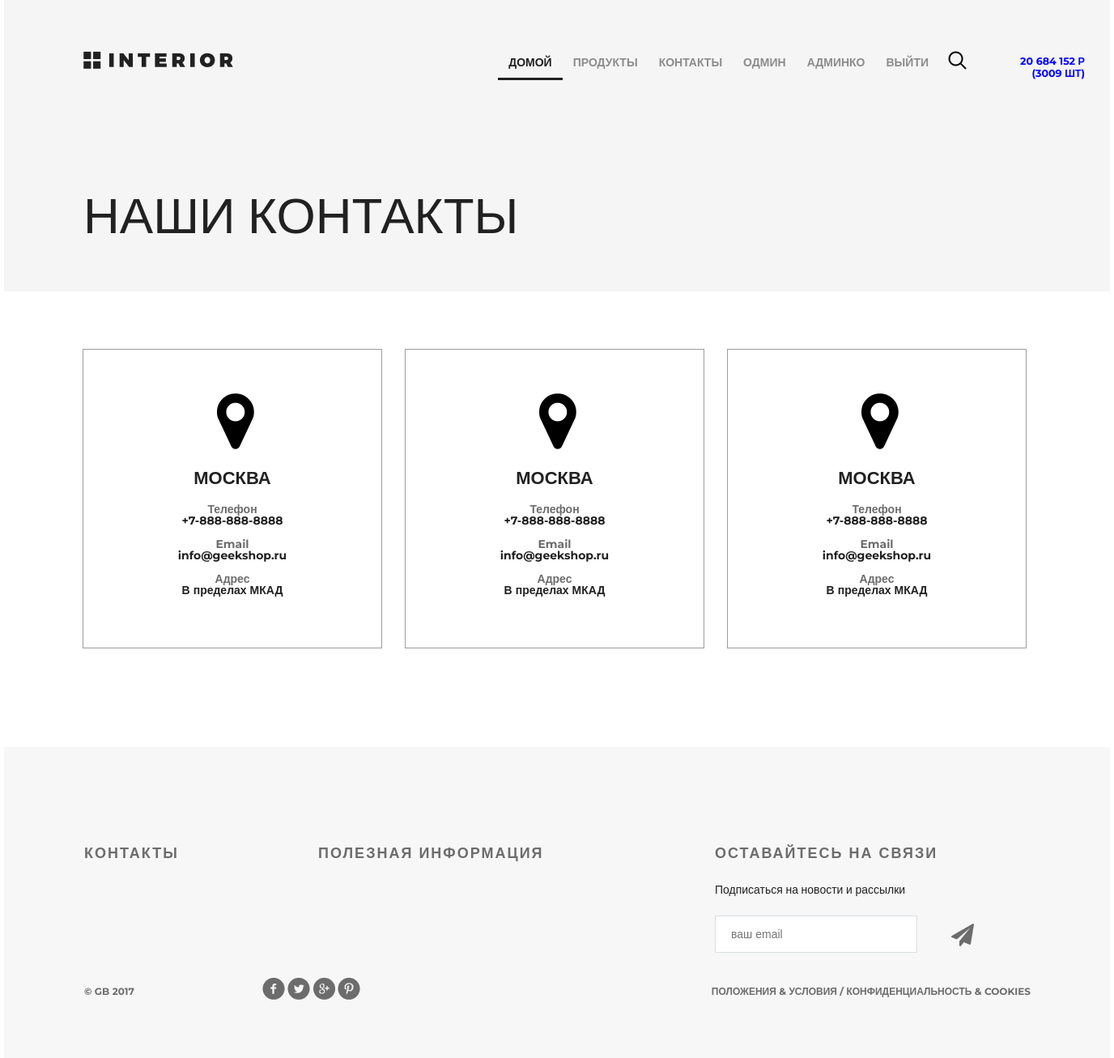
The app's page /contacts/ (signed in) with its own data.
### authapp/models.py (models this page shows)
class ShopUser(AbstractUser):
    avatar = models.ImageField(upload_to='users_avatars', blank=True)
    age = models.PositiveIntegerField(verbose_name='возраст')

### basketapp/models.py (models this page shows)
class Basket(models.Model):
    user = models.ForeignKey(
        settings.AUTH_USER_MODEL,
        on_delete=models.CASCADE,
        related_name='basket',
    )
    product = models.ForeignKey(
        Product,
        on_delete=models.CASCADE,
    )
    quantity = models.PositiveIntegerField(
        verbose_name='количество',
        default=0,
    )
    add_datetime = models.DateTimeField(
        verbose_name='время',
        auto_now_add=True,
    )
    @property
    def product_cost(self):
        return self.product.price * self.quantity
    @property
    def total_quantity(self):
        _items = Basket.objects.filter(user=self.user)
        _totalquantity = sum(list(map(lambda x: x.quantity, _items)))
        return _totalquantity
    @property
    def total_cost(self):
        _items = Basket.objects.filter(user=self.user)
        _totalcost = sum(list(map(lambda x: x.product_cost, _items)))
        return _totalcost

### mainapp/models.py (models this page shows, shortened)
class Product(models.Model):
    category = models.ForeignKey(ProductCategory, on_delete=models.CASCADE)
    name = models.CharField(verbose_name='имя продукта', max_length=128)
    image = models.ImageField(upload_to='products_images', blank=True)
    short_desc = models.CharField(
        verbose_name='краткое описание продукта',
        max_length=60,
        blank=True,
    )
    description = models.TextField(
        verbose_name='описание продукта',
        blank=True,
    )
    price = models.DecimalField(
        verbose_name='цена продукта',
        max_digits=8,
        decimal_places=2,
        default=0,
    )
    quantity = models.PositiveIntegerField(
        verbose_name='количество на складе',
        default=0,
    )
    is_active = models.BooleanField(default=True)

### geekshop/views.py (the view)
# urls.py: path('contacts/', contacts, name='contacts'),
def contacts(request):
    title = 'Contacts'
    basket = []
    if request.user.is_authenticated:
        basket = Basket.objects.filter(user=request.user)
    context = {
        'title': title,
        'basket': basket,
    }
    return render(request, 'geekshop/contacts.html', context)

### geekshop/templates/geekshop/contacts.html
{% extends 'geekshop/base.html' %}
{% load static %}
{% block content %}
		<div class="hero">
			<div class="header clearfix">
				{% include 'geekshop/includes/main_menu.html' %}
                <a href="#" class="basket"></a>
			</div>
			<h1>наши контакты</h1>
		</div>
		<div class="location">
			<div class="location-1">
				<i class="fa fa-map-marker fa-5x"></i>
				<h4>Москва</h4>
				<div class="contacts">
					<h5>Телефон</h5>
					<p>+7-888-888-8888</p>
				</div>
				<div class="contacts">
					<h5>Email</h5>
					<p>info@geekshop.ru</p>
				</div>
				<div class="contacts">
					<h5>Адрес</h5>
					<p>В пределах МКАД</p>
				</div>
			</div>
			<div class="location-1">
				<i class="fa fa-map-marker fa-5x"></i>
				<h4>Москва</h4>
				<div class="contacts">
					<h5>Телефон</h5>
					<p>+7-888-888-8888</p>
				</div>
				<div class="contacts">
					<h5>Email</h5>
					<p>info@geekshop.ru</p>
				</div>
				<div class="contacts">
					<h5>Адрес</h5>
					<p>В пределах МКАД</p>
				</div>
			</div>
			<div class="location-1">
				<i class="fa fa-map-marker fa-5x"></i>
				<h4>Москва</h4>
				<div class="contacts">
					<h5>Телефон</h5>
					<p>+7-888-888-8888</p>
				</div>
				<div class="contacts">
					<h5>Email</h5>
					<p>info@geekshop.ru</p>
				</div>
				<div class="contacts">
					<h5>Адрес</h5>
					<p>В пределах МКАД</p>
				</div>
			</div>
		</div>
{% endblock %}

### geekshop/templates/geekshop/includes/main_menu.html
{% load humanize %}
<a href="{% url 'index' %}" class="logo"></a>
<ul class="menu">
    <li><a href="{% url 'index' %}" class="active">домой</a></li>
    <li><a href="{% url 'products:index' %}">продукты</a></li>
    <li><a href="{% url 'contacts' %}">контакты</a></li>
    {% if user.is_authenticated %}
        <li>
            <a href="{% url 'auth:edit' %}">
                {{ user.first_name|default:'Пользователь' }}
            </a>
        </li>
        {% if user.is_superuser %}
            <li>
                <a href="{% url 'admin_staff:users' %}">
                    Админко
                </a>
            </li>
        {% endif %}
    {% endif %}
    <li>
        {% if user.is_authenticated %}
            <a href="{% url 'auth:logout' %}">выйти</a>
        {% else %}
            <a href="{% url 'auth:login' %}">войти</a>
        {% endif %}
    </li>
    {% if basket %}
        <li>
            <a href="{% url 'basket:index' %}" class="basket">
                <div style="position: absolute; width: 75%; margin: 0 auto;">
                    <div>
                        <span style="font-size: 90%; color: #0000FF">
                            {{ basket.0.total_cost|floatformat:0|intcomma }} р
                        </span>
                    </div>
                    <div>
                        <span style="font-size: 90%; color: #0000FF">
                            ({{ basket.0.total_quantity }} шт)
                        </span>
                    </div>
                </div>
            </a>
        </li>
    {% endif %}
</ul>
<a href="#" class="search"></a>

### geekshop/static/geekshop/style.css (style rules this page uses)
* { margin: 0; padding: 0; }
body { font-family: 'Montserrat', sans-serif; }
html, body { height: 100%; }
.logo { background-image: url(img/logo.png); margin-top: 63px; width: 185px; height: 22px; float: left; }
.menu { list-style-type: none; margin-top: 67px; float: right; }
.menu li { float: left; }
.menu a { color: #8c8c8c; font-size: 14px; font-weight: 700; text-align: right; text-transform: uppercase; text-decoration: none; padding: 10px 13px; }
.menu .active { color: #212121; font-weight: 700; border-bottom: 3px solid #212121; }
.search { display: block; width: 23px; height: 23px; background-image: url(img/search.png); position: absolute; top: 63px; left: 1166px; }
.basket { display: block; width: 150px; height: 23px; position: absolute; top: 58px; left: 1190px; }
.clearfix:after { content: ""; display: block; clear: both; }
.hero { background-color: #f5f5f5; height: 360px; padding-left: 98px; padding-right: 211px; position: relative; }
.hero h1 { color: #212121; font-size: 62px; font-weight: 100; text-align: left; margin-top: 142px; text-transform: uppercase; }
.location { padding: 0px 97px; }
.location-1 { height: 368px; width: 368px; border: 1px solid #9c9c9c; margin: 71px 28px 122px 0px; float: left; }
.location-1:last-child { margin: 71px 0px 122px 0px; }
.location i { display: block; margin: 48px auto 0px; width: 38px; }
.location h4 { margin: 23px auto 23px; text-transform: uppercase; text-align: center; color: #212121; font-size: 22px; font-weight: 700; line-height: 16px; }
.contacts { text-align: center; margin-bottom: 15px; line-height: 14px; color: #212121; font-size: 14px; font-weight: 700; }
.contacts h5 { color: #6c6c6c; font-size: 14px; font-weight: 700; }

### records on screen
ShopUser: first_name "ОДМИН"
Basket: user+product+quantity "20 684 152", user+quantity "3009"
